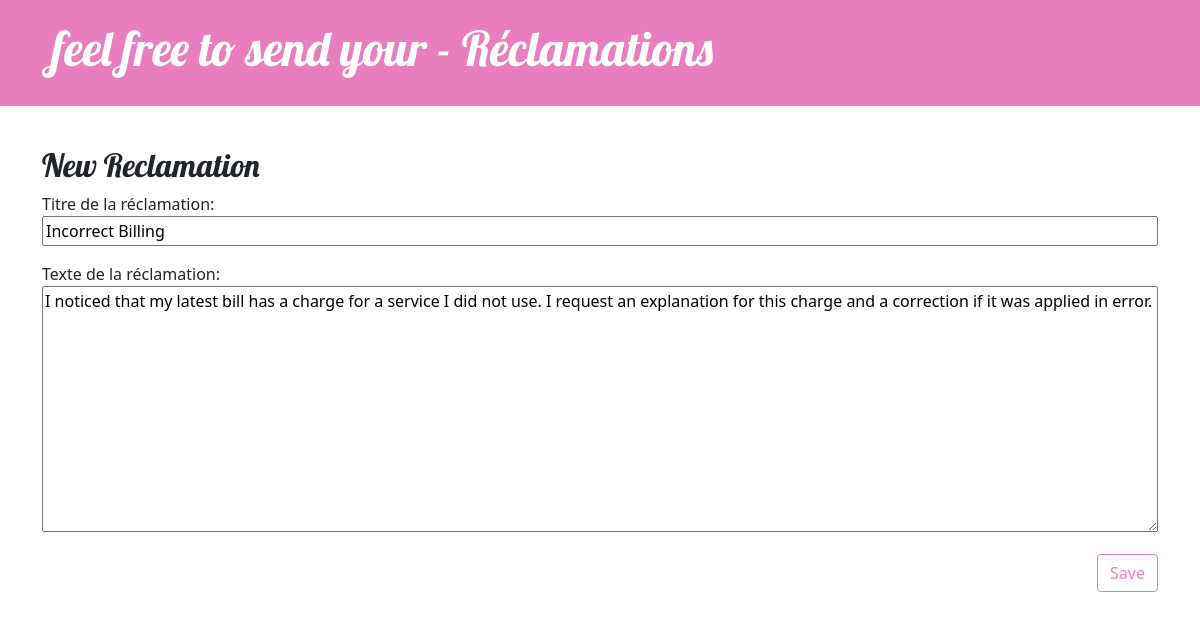
Screenshot of /reclamation/31/edit/ with the database file from the repository.
### blog/models.py (models this page shows, shortened)
class Reclamation(models.Model):
    author = models.ForeignKey(settings.AUTH_USER_MODEL, on_delete=models.CASCADE)
    title = models.CharField("Titre de la réclamation", max_length=200)
    text = models.TextField("Texte de la réclamation")
    created_date = models.DateTimeField("Date de création", default=timezone.now)
    published_date = models.DateTimeField("Date de publication", blank=True, null=True)

### blog/views.py (the view)
# urls.py: path('reclamation/<int:pk>/edit/', views.reclamation_edit, name='reclamation_edit'),
def reclamation_edit(request, pk):
    reclamation = get_object_or_404(Reclamation, pk=pk)
    if request.method == "POST":
        form = ReclamationForm(request.POST, instance=reclamation)
        if form.is_valid():
            form.save()
            return redirect('reclamation_detail', pk=reclamation.pk)
    else:
        form = ReclamationForm(instance=reclamation)
    return render(request, 'blog/reclamation_edit.html', {'form': form})

### blog/forms.py
class ReclamationForm(forms.ModelForm):
    class Meta:
        model = Reclamation
        fields = ['title', 'text']

### blog/templates/blog/reclamation_edit.html
{% extends 'blog/base.html' %}
{% load static %}
{% block content %}
    <h2>New Reclamation</h2>
    <form method="POST" class="reclamation-form">{% csrf_token %}
        {{ form.as_p }}
        <button type="submit" class="save btn btn-secondary">Save</button>
    </form>
{% endblock %}

### blog/static/css/blog.css (style rules this page uses)
h1, h2, h3, h4 { font-family: 'Lobster', cursive; }
.save { float: right; }
.reclamation-form textarea, .reclamation-form input { width: 100%; }
.btn-secondary, .btn-secondary:visited { color: #e97ebe; background: none; border-color: #e97ebe; }

### rows the page displays
Reclamation: title "Incorrect Billing", text "I noticed that my latest bill has a charge for a service I did not use. I request an explanation for this charge and a correction if it was applied in error."
